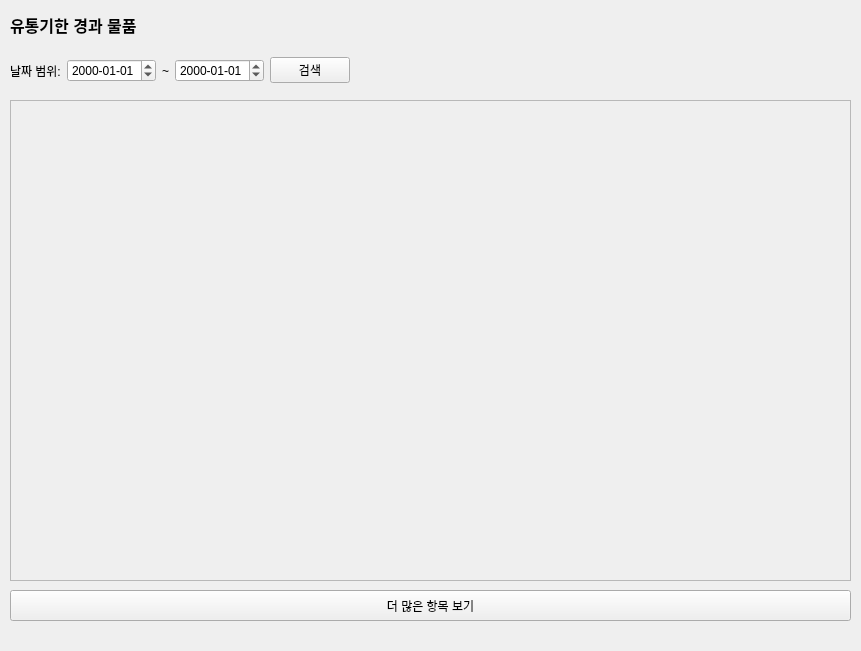
<?xml version="1.0" encoding="UTF-8"?>
<ui version="4.0">
 <class>expiration</class>
 <widget class="QWidget" name="expiration">
  <property name="geometry">
   <rect>
    <x>0</x>
    <y>0</y>
    <width>861</width>
    <height>651</height>
   </rect>
  </property>
  <property name="windowTitle">
   <string>유통기한 관리</string>
  </property>
  <widget class="QLabel" name="label">
   <property name="geometry">
    <rect>
     <x>10</x>
     <y>10</y>
     <width>181</width>
     <height>30</height>
    </rect>
   </property>
   <property name="font">
    <font>
     <pointsize>12</pointsize>
     <bold>true</bold>
    </font>
   </property>
   <property name="text">
    <string>유통기한 경과 물품</string>
   </property>
  </widget>
  <widget class="QWidget" name="horizontalLayoutWidget">
   <property name="geometry">
    <rect>
     <x>10</x>
     <y>50</y>
     <width>841</width>
     <height>41</height>
    </rect>
   </property>
   <layout class="QHBoxLayout" name="horizontalLayout">
    <item>
     <widget class="QLabel" name="label_2">
      <property name="text">
       <string>날짜 범위:</string>
      </property>
     </widget>
    </item>
    <item>
     <widget class="QDateEdit" name="dateFrom">
      <property name="displayFormat">
       <string>yyyy-MM-dd</string>
      </property>
     </widget>
    </item>
    <item>
     <widget class="QLabel" name="label_3">
      <property name="text">
       <string>~</string>
      </property>
      <property name="alignment">
       <set>Qt::AlignCenter</set>
      </property>
     </widget>
    </item>
    <item>
     <widget class="QDateEdit" name="dateTo">
      <property name="displayFormat">
       <string>yyyy-MM-dd</string>
      </property>
     </widget>
    </item>
    <item>
     <widget class="QPushButton" name="btnSearch">
      <property name="text">
       <string>검색</string>
      </property>
     </widget>
    </item>
    <item>
     <spacer name="horizontalSpacer">
      <property name="orientation">
       <enum>Qt::Horizontal</enum>
      </property>
      <property name="sizeHint" stdset="0">
       <size>
        <width>40</width>
        <height>20</height>
       </size>
      </property>
     </spacer>
    </item>
   </layout>
  </widget>
  <widget class="QScrollArea" name="scrollArea">
   <property name="geometry">
    <rect>
     <x>10</x>
     <y>100</y>
     <width>841</width>
     <height>481</height>
    </rect>
   </property>
   <property name="frameShape">
    <enum>QFrame::StyledPanel</enum>
   </property>
   <property name="frameShadow">
    <enum>QFrame::Sunken</enum>
   </property>
   <property name="horizontalScrollBarPolicy">
    <enum>Qt::ScrollBarAlwaysOff</enum>
   </property>
   <property name="sizeAdjustPolicy">
    <enum>QAbstractScrollArea::AdjustToContents</enum>
   </property>
   <property name="widgetResizable">
    <bool>true</bool>
   </property>
   <widget class="QWidget" name="scrollAreaWidgetContents">
    <property name="geometry">
     <rect>
      <x>0</x>
      <y>0</y>
      <width>839</width>
      <height>479</height>
     </rect>
    </property>
   </widget>
  </widget>
  <widget class="QPushButton" name="btnMoreItems">
   <property name="geometry">
    <rect>
     <x>10</x>
     <y>590</y>
     <width>841</width>
     <height>31</height>
    </rect>
   </property>
   <property name="text">
    <string>더 많은 항목 보기</string>
   </property>
  </widget>
 </widget>
 <resources/>
 <connections/>
</ui>
